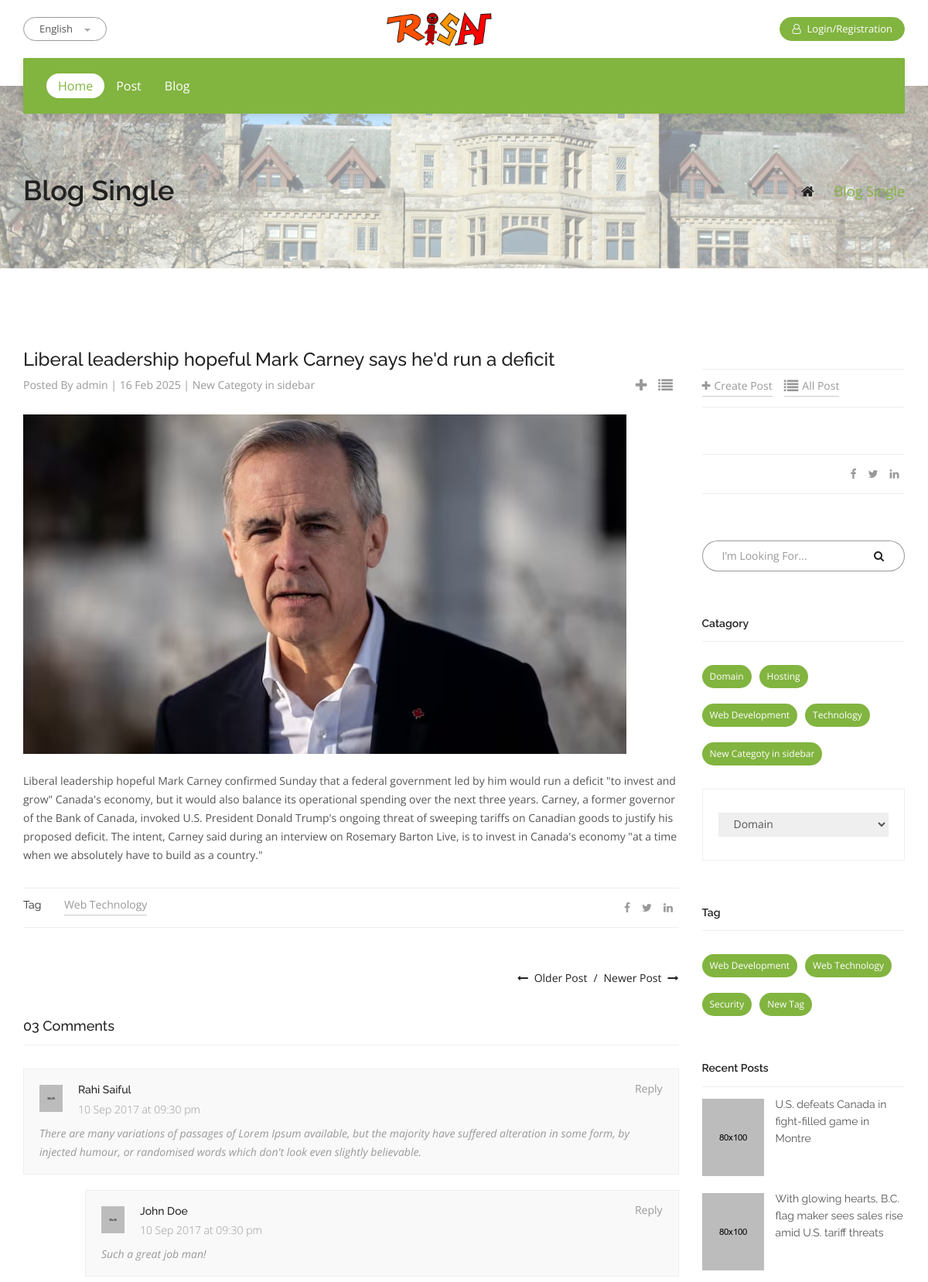
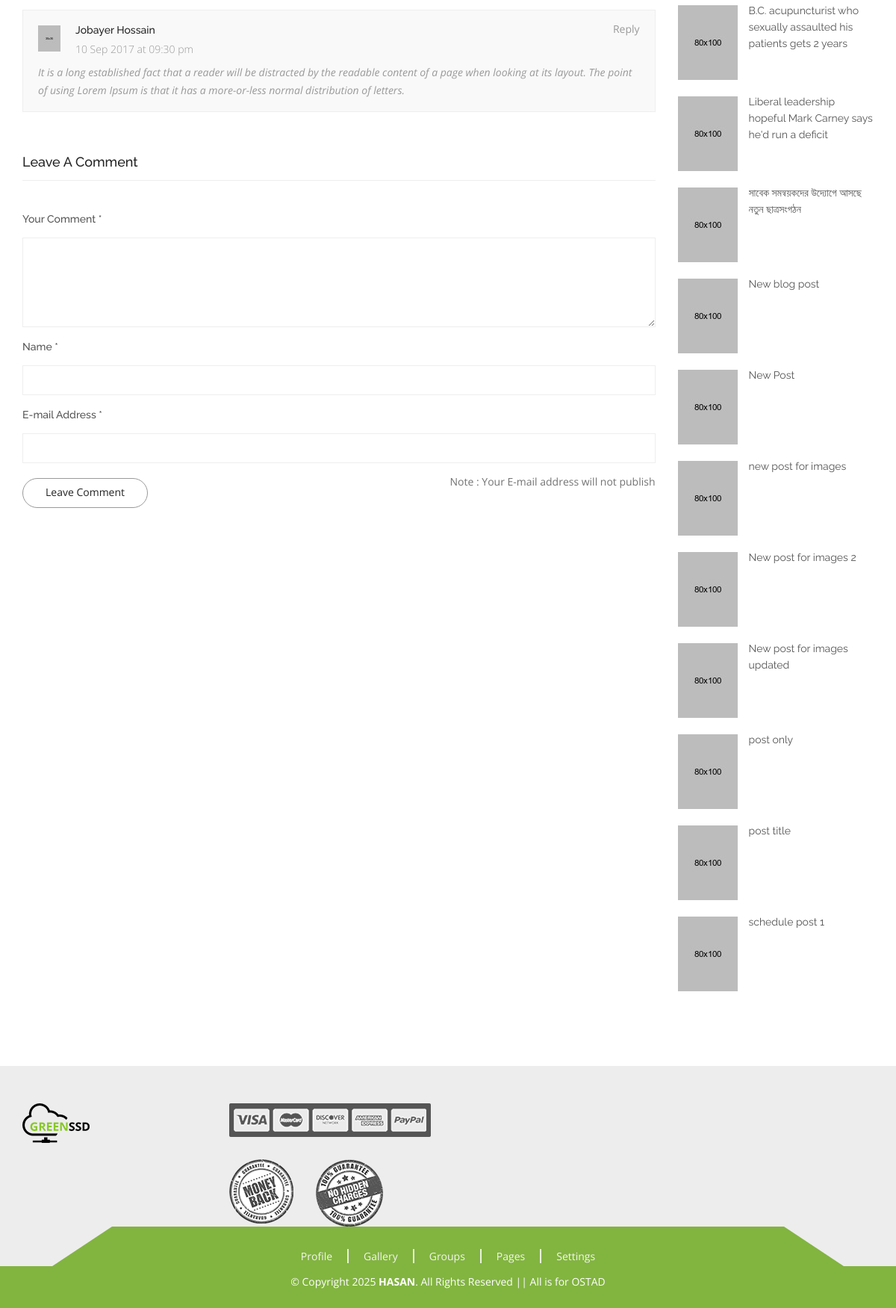
The app's page /blogdetails/4 with its own data (2 pictures, top to bottom).
### blog/models.py (models this page shows, shortened)
class Post(models.Model):
    STATUS_CHOICES = [
        {'publish', 'Publish'},
        {'unpublish', 'Unpublish'},
    ]
    title = models.CharField(max_length=256)
    content = models.TextField()
    author = models.ForeignKey(User, on_delete=models.CASCADE)
    category = models.ManyToManyField(Category, blank = True)
    tag = models.ManyToManyField(Tag, blank=True)
    image = models.ImageField(upload_to=blog_directory_name, null=True, blank=True)
    status = models.CharField(max_length=16, choices=STATUS_CHOICES, default='published')
    created_at = models.DateTimeField(auto_now_add=True)
    updated_at = models.DateTimeField(auto_now=True)
    publish_at = models.DateTimeField(default=datetime.datetime.now)

class Category(models.Model):
    name = models.CharField(max_length=32)
    description = models.TextField(null=True, blank=True)

class Tag(models.Model):
    name = models.CharField(max_length=32)
    description = models.TextField(null=True, blank=True)

### blog/views.py (the view)
# urls.py: path('blogdetails/<int:id>', views.blogdetails, name='blogdetails'),
def blogdetails(request, id):
    posts = Post.objects.all()
    post = get_object_or_404(Post, id=id)
    categories = Category.objects.all()
    tags = Tag.objects.all()
    return render(request, 'blog/blog-details.html', {'posts':posts, 'post':post, 'categories':categories, 'tags':tags})

### blog/templates/blog/blog-details.html (shortened to what this page needs)
{% extends 'base.html' %}
{% block content %}
{% load static %}
<div id="pageHeader" class="pd--80-0" data-bg-img="{% static 'img/bg.jpg' %}">
    <div class="container">
        <div class="page-header--title pull-left">
            <h1 class="h1">Blog Single</h1>
        </div>
        <div class="page-header--breadcrumb pull-right">
            <ul class="breadcrumb">
                <li><a href="{% url 'home' %}"><i class="fa fa-home"></i></a></li>
                <li class="active">Blog Single</li>
            </ul>
        </div>
    </div>
</div>
<div id="blog" class="pd--100-0-40">
    <div class="container">
        <div class="row">
            <div class="page--content col-md-9">
                <div class="post--item">
                    <div class="post--header">
                        <h2 class="post--title">{{post.title}}</h2>
                        <div class="post--meta">
                            <span>Posted By <a href="#">{{post.author}}</a></span>
                            <span class="divider">|</span>
                            <span><a href="#">{{post.publish_at|date:"d M Y"}}</a></span>
                            <span class="divider">|</span>
                            <span><a href="#">{{post.category.all.0.name}}</a></span>
                            <div class="social--widget pull-right">
                                <ul>
                                    <li><a href="{% url 'createpost' %}"><i class="fa fa-plus fa-lg"></i></a></li>
                                    <li><a href="{% url 'blog' %}"><i class="fa fa-list fa-lg"></i></a></li>
                                  </ul>
                            </div>
                        </div>
                    </div>
                    <div class="post--img">
                        <img src="{{ post.image.url }}" alt="" data-rjs="2">
                    </div>
                    <div class="post--content">
                        <p>{{post.content}}</p>
                    </div>
                    <div class="post--footer clearfix">
                        <div class="tags--widget pull-left">
                            <ul>
                                <li><span>Tag</span></li>
                                {% for tag in post.tag.all  %}
                                <li><a href="#">{{tag.name}}</a></li>
                                {% endfor %}
                            </ul>
                        </div>
                        <div class="social--widget pull-right">
                            <ul>
                                <li><a href="#"><i class="fa fa-facebook"></i></a></li>
                                <li><a href="#"><i class="fa fa-twitter"></i></a></li>
                                <li><a href="#"><i class="fa fa-linkedin"></i></a></li>
                            </ul>
                        </div>
                    </div>
                </div>
                <ul class="pager pager-mt">
                    <li class="next"><a href="#">Newer Post<i class="fa flm fa-long-arrow-right"></i></a></li>
                    <li class="previous"><a href="#"><i class="fa fm fa-long-arrow-left"></i>Older Post</a></li>
                </ul>
                <div class="comment--items">
                    <h3 class="page--content-title h4">03 Comments</h3>
                    <ul>
                        <li>
                            <div class="comment--item">
                                <div class="comment--meta clearfix">
                                    <div class="comment--meta-img">
                                        <img src="{% static 'img/blog-img/commenter-01.jpg' %}" alt="" data-rjs="2">
                                    </div>
                                    <div class="comment--meta-info">
                                        <h4 class="name h5">Rahi Saiful</h4>
                                        <p class="date">10 Sep 2017 at 09:30 pm</p>
                                    </div>
                                    <div class="comment--meta-reply">
                                        <a href="#commentform">Reply</a>
                                    </div>
                                </div>
                                <div class="comment--content">
                                    <p>There are many variations of passages of Lorem Ipsum available, but the majority
                                        have suffered alteration in some form, by injected humour, or randomised words
                                        which don't look even slightly believable.</p>
                                </div>
                            </div>
                            <ul>
                                <li>
                                    <div class="comment--item">
                                        <div class="comment--meta clearfix">
                                            <div class="comment--meta-img">
                                                <img src="img/blog-img/commenter-02.jpg" alt="" data-rjs="2">
                                            </div>
                                            <div class="comment--meta-info">
                                                <h4 class="name h5">John Doe</h4>
                                                <p class="date">10 Sep 2017 at 09:30 pm</p>
                                            </div>
                                            <div class="comment--meta-reply">
                                                <a href="#">Reply</a>
                                            </div>
                                        </div>
                                        <div class="comment--content">
                                            <p>Such a great job man!</p>
                                        </div>
                                    </div>
                                </li>
                            </ul>
                        </li>
                        <li>
                            <div class="comment--item">
                                <div class="comment--meta clearfix">
                                    <div class="comment--meta-img">
                                        <img src="img/blog-img/commenter-03.jpg" alt="" data-rjs="2">
                                    </div>
                                    <div class="comment--meta-info">
                                        <h4 class="name h5">Jobayer Hossain</h4>
                                        <p class="date">10 Sep 2017 at 09:30 pm</p>
                                    </div>
                                    <div class="comment--meta-reply">
                                        <a href="#">Reply</a>
                                    </div>
                                </div>
                                <div class="comment--content">
                                    <p>It is a long established fact that a reader will be distracted by the readable
                                        content of a page when looking at its layout. The point of using Lorem Ipsum is
                                        that it has a more-or-less normal distribution of letters.</p>
                                </div>
                            </div>
                        </li>
                    </ul>
                </div>
                <div class="comment--form" id="commentform">
                    <h3 class="page--content-title h4">Leave A Comment</h3>
                    <form action="#">
                        <div class="form-group">
                            <label for="commentFormText">Your Comment *</label>
                            <textarea name="commentFormText" id="commentFormText" class="form-control"
                                required></textarea>
                        </div>
                        <div class="form-group">
                            <label for="commentFormName">Name *</label>
                            <input type="text" name="commentFormName" id="commentFormName" class="form-control"
                                required />
                        </div>
                        <div class="form-group">
                            <label for="commentFormEmail">E-mail Address *</label>
                            <input type="email" name="commentFormEmail" id="commentFormEmail" class="form-control"
                                required />
                        </div>
                        <footer class="clearfix">
                            <button type="submit" class="btn btn-default">Leave Comment</button>
                            <p class="help-block">Note : Your E-mail address will not publish</p>
                        </footer>
                    </form>
                </div>
            </div>
            {% include "blog/sidebar.html" %}
        </div>
    </div>
</div>
{% endblock %}

### blog/templates/blog/sidebar.html (shortened to what this page needs)
{% load static %}
<div class="page--sidebar col-md-3">
    <div class="widget">
        <div class="post--footer clearfix">
            <div class="tags--widget pull-left">
              <ul>
                <li><a href="{% url 'createpost' %}"><i class="fa fa-plus" style="margin-right:5px"></i>Create Post</a></li>
                <li><a href="{% url 'blog' %}"><i class="fa fa-list fa-lg" style="margin-right:5px"></i>All Post</a></li>
              </ul>
            </div>
          </div>
    </div>
    <div class="widget">
        <div class="post--footer clearfix">
            <div class="social--widget pull-right">
              <ul>
                <li>
                  <a href="#"><i class="fa fa-facebook"></i></a>
                </li>
                <li>
                  <a href="#"><i class="fa fa-twitter"></i></a>
                </li>
                <li>
                  <a href="#"><i class="fa fa-linkedin"></i></a>
                </li>
              </ul>
            </div>
          </div>
    </div>
    <div class="widget">
        <div class="search--widget" data-form-validation="true">
            <form action="#">
                <div class="input-group">
                    <input type="text" name="search" class="form-control" placeholder="I’m Looking For..." required />
                    <div class="input-group-addon">
                        <button type="submit"><i class="fa fa-search"></i></button>
                    </div>
                </div>
            </form>
        </div>
    </div>
    <div class="widget">
        <h2 class="widget--title h5">Catagory</h2>
        <div class="widget">
            <div class="tagcloud--widget">
                {% for category in categories %}
                <a href="{% url 'blog' %}?category={{category.name}}">{{category.name}}</a>
                {% endfor %}
                </div>
        </div>
        <div class="categories--widget">
            <form action="">
            <select onchange="this.form.submit()" name="category">
                {% for category in categories %}
                <option value="{{category.name}}">
                    {{category.name}}
                </option>
                {% endfor %}
            </select>
        </form>
        </div>
    </div>
    <div class="widget">
        <h2 class="widget--title h5">Tag</h2>
        <div class="tagcloud--widget">
            {% for tag in tags %}
            <a href="{% url 'blog' %}?tag={{tag.name}}">{{ tag.name }}</a>
            {% endfor %}
        </div>
    </div>
    <div class="widget">
        <h2 class="widget--title h5">Recent Posts</h2>
        <div class="recent-posts--widget">
            <ul>
                {% for post in posts %}
                <li>
                    <a href="{% url 'blogdetails' post.id %}">
                        <div class="img">
                            <img src="{% static 'img/blog-img/recent-post-01.jpg' %}" alt="" data-rjs="2" />
                        </div>
                        <div class="info">
                            <h5 class="h5">{{post.title}}</h5>
                        </div>
                    </a>
                </li>
                {% endfor %}
            </ul>
        </div>
    </div>
</div>

### records on screen
Post: title "Liberal leadership hopeful Mark Carney says he'd run a deficit", author "admin", publish_at "16 Feb 2025", category.all.0.name "New Categoty in sidebar", image (picture), content "Liberal leadership hopeful Mark Carney confirmed Sunday that a federal government led by him would run a deficit \"to invest and grow\" Canada's economy, but it would also balance its operational spending over the next three years. Carney, a former governor of the Bank of Canada, invoked U.S. President Donald Trump's ongoing threat of sweeping tariffs on Canadian goods to justify his proposed deficit. The intent, Carney said during an interview on Rosemary Barton Live, is to invest in Canada's economy \"at a time when we absolutely have to build as a country.\""
Tag: name "Web Technology"
Category: name "Domain"
Category: name "Hosting"
Category: name "Web Development"
Category: name "Technology"
Category: name "New Categoty in sidebar"
Tag: name "Web Development"
Tag: name "Security"
Tag: name "New Tag"
Post: title "U.S. defeats Canada in fight-filled game in Montre"
Post: title "With glowing hearts, B.C. flag maker sees sales rise amid U.S. tariff threats"
Post: title "B.C. acupuncturist who sexually assaulted his patients gets 2 years"
Post: title "সাবেক সমন্বয়কদের উদ্যোগে আসছে নতুন ছাত্রসংগঠন"
Post: title "New blog post"
Post: title "New Post"
Post: title "new post for images"
Post: title "New post for images 2"
Post: title "New post for images updated"
Post: title "post only"
Post: title "post title"
Post: title "schedule post 1"

### other values on screen
form field category "Domain"
